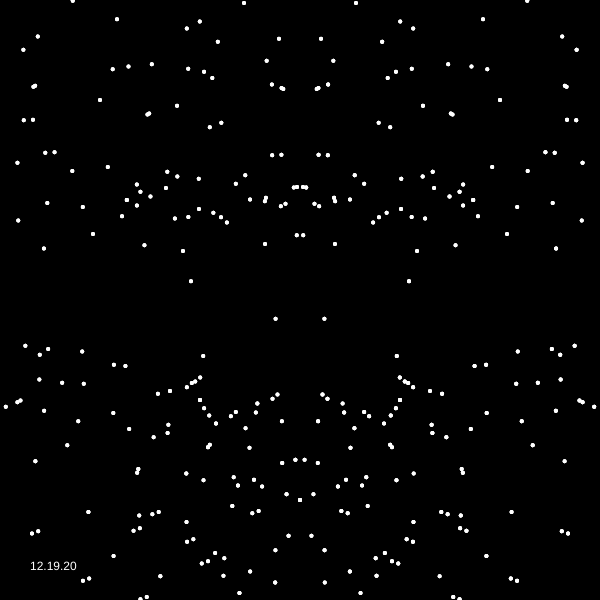
Frame 1 (no input)
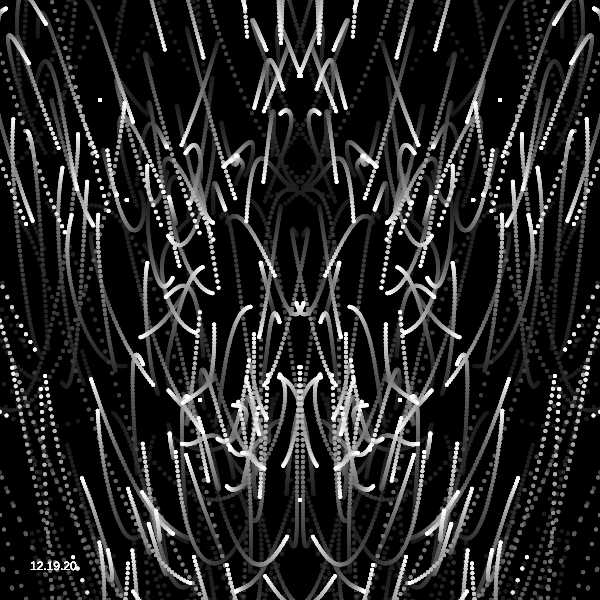
Frame 60 (no input)
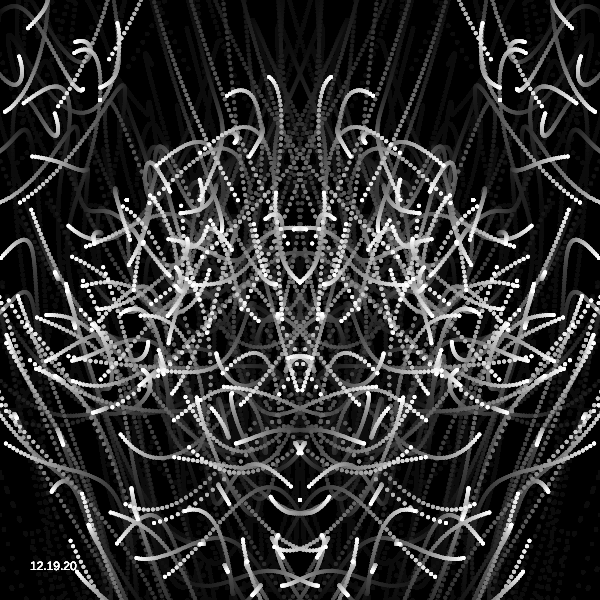
Frame 120 (the mouse pressed at the canvas centre since frame 60)

The p5.js sketch that drew these frames (run headless with seeded random() and noise() and a simulated clock; from frame 60 on, the mouse is pressed at the canvas centre):

// p5.js sketch
// ── sketch.js

//port of https://twitter.com/Hau_kun/status/1273643037747318785
//artist: Hau_kun
//date: Jun 18
//source: 

let t = 0.0;
let r = 0.0;

function setup(){
  createCanvas(600, 600);
  background(0) 

}

function draw(){
  // clear();
  background(0, 10); //originally 255
  t += 0.015;
  for(r=0.0; r<40.0; r++)
    f(300.0, 300.0, PI/6.0*float(r), 200.0);
    fill(255);
    noStroke();
    text("12.19.20", 30, height-30)
}

function f(x,y,r,d){
  if(d>40.0){
    stroke(255)
    strokeWeight(2)
    fill(255);
    ellipse(x+=sin(r)*d, y+=cos(2*r)*d, 2, 2);
    //ellipse( x+=sin(r*2)*d, y+=cos(r*2)*d, 2, 2);
    f(x, y, cos(t)+r+PI/2.0, d*0.70);
    f(x, y, sin(t)+r-PI/7.0, d*0.72);
  }
}
